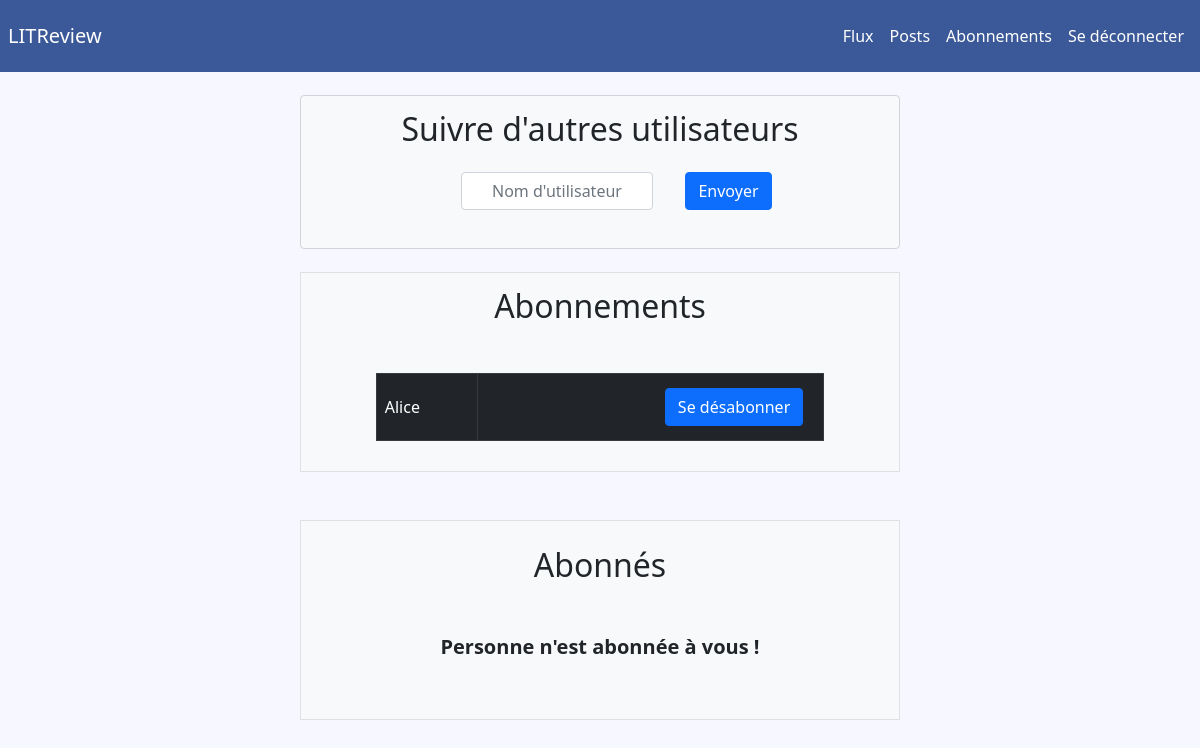
/followers/ (signed in), run on an earlier commit of the app's database.
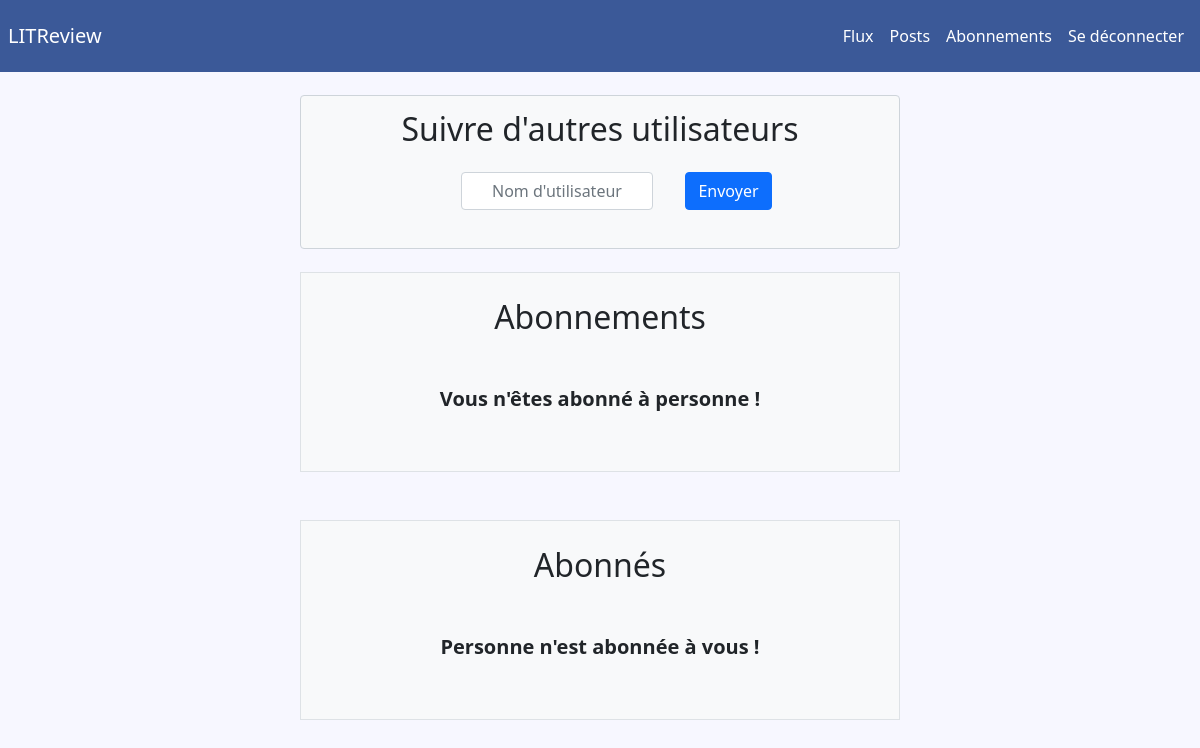
And on a later commit of the database.
### core/models.py (models this page shows)
class User(AbstractUser):
    username = models.CharField(max_length=50, unique=True)
    password = models.CharField(max_length=50, unique=False)
    USERNAME_FIELD = "username"

### following/views.py (the view, shortened to what this page needs)
# urls.py: path('followers/', login_required(following.views.FollowersPage.as_view()), name="followers"),
class FollowersPage(View):
    page = "followers.html"
    form = FollowersForm
    def get(self, request):
        form = self.form
        username = request.GET.get('unfollow')
        if username:
            unfollow_user(username)
        context = {
            "form": form,
            "followers": self.followers(request.user.id),
            "subscribers": self.subscribers(request.user.id)
        }
        return render(request, self.page, context=context)
    @staticmethod
    def followers(user_id):
        tab = []
        followers = Follower.objects.all().filter(user_id=user_id)
        for follower in followers:
            tab.append(User.objects.get(id=follower.followed_user_id).username)
        return tab
    @staticmethod
    def subscribers(user_id):
        tab = []
        followers = Follower.objects.all().filter(followed_user_id=user_id)
        for follower in followers:
            tab.append(User.objects.get(id=follower.user_id).username)
        return tab

### following/templates/followers.html
{% block header %}
    {% include 'navbar.html' %}
{% endblock header %}
{% block search_form %}
    {% include 'search_followers.html' %}
{% endblock search_form %}
{% block table_followers %}
    {% include 'table_followers.html' %}
{% endblock table_followers %}
{% block table_subscribers %}
    {% include 'table_subscribers.html' %}
{% endblock table_subscribers %}

### following/templates/table_followers.html
<div class="d-flex flex-column justify-content-center align-items-center w-50 h-25 m-auto bg-light border">
    <h2 class="text-center mb-5">Abonnements</h2>
    <table class="table table-bordered table-dark w-75">
        <tbody>
            {% if not followers %}
                <tr>
                    <p class="fw-bold lead">Vous n'êtes abonné à personne !</p>
                </tr>
            {% endif %}
            {% for i in followers %}
                <tr>
                    <td scope="row" class="text-start align-middle">{{ i }}</td>
                    <td scope="row" class="text-end">
                        <form action="{% url 'followers' %}" method="get" class="form-control bg-transparent border-0">
                            <button class="btn btn-primary" type="submit" name="unfollow" value="{{ i }}">Se désabonner</button>
                        </form>
                    </td>
                </tr>
            {% endfor %}
        </tbody>
    </table>
</div>

What changed in the data, as far as the page shows it:
removed User: followers "Alice"
Also different on the page:
text now shown: "Vous n'êtes abonné à personne !"
list line gone: "Se désabonner"
